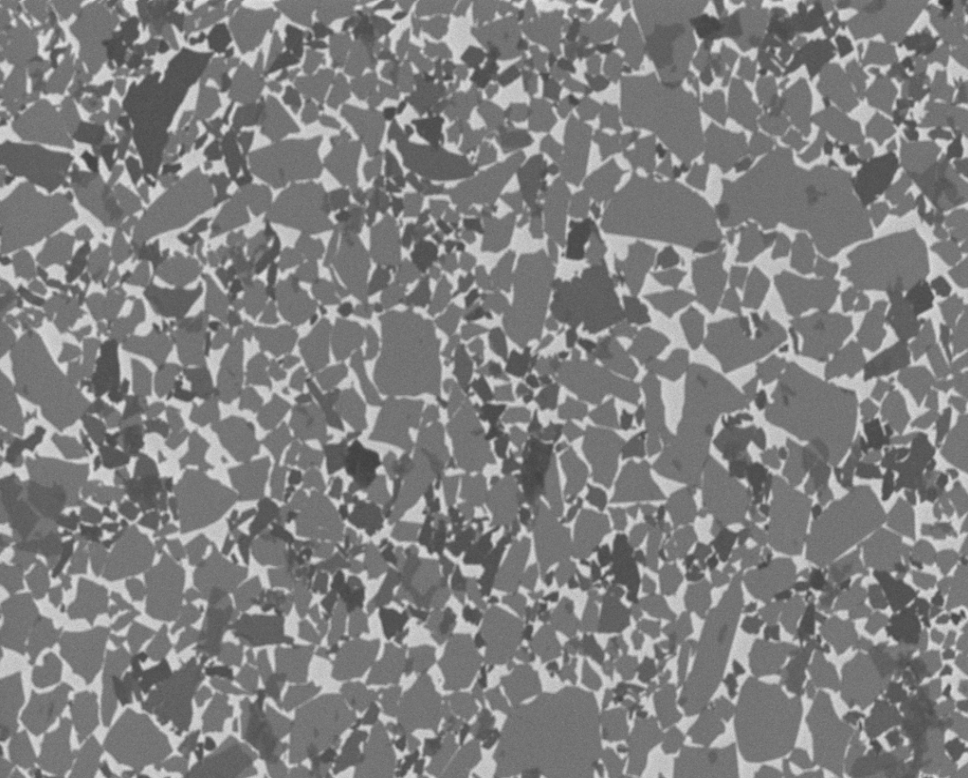
#> input picture graphene.png, 968 x 778 px
$ python 'Relatório Cognição Computacional.py'
#> lines starting #> are read from the running program, lines starting #| are printed output that depends on the picture
#!/usr/bin/env python
# coding: utf-8

# # Introdução #
#
# O grafeno é um nanoaterial advindo de processos de esfocilação química, mecânica ou evaporação realizados no grafite. Ao submeter o grafite a estas técnicas, em dado momento se obtém o grafeno: material bidimensional formado por ligações hexagonais de carbono.
#
# Este material de uma única camada é o cristal mais fino conhecido, além de ser mais leve que o ar,  melhor condutor de eletricidade que  ouro, mais resistente que o aço, impermeável, maleável e outras tantas qualidades que o faz ser desejado.
#
# A aplicabilidade do grafeno é possível em diferentes áreas, sendo as mais conhecidas: energia, compósitos, telecomunicações, eletrônica, construção civil e automobilísca, além de aplicações medicinais. Desde de a sua descoberta em 2016, por dois cientistas russos, o grafeno vem sendo objeto de estudo com o afim de desenvolver novas aplicações com o material e desenvolver formas mais barata de produzi-lo em grande escala.

# # Objetivo #
#
# Nos processos de produção de grafeno, a caracterização de um óxidos de grafeno é uma parte importante para determinar a qualidade do material obtido e determinar suas caracteríticas para aplicação específicas.
#
# A caracterização consiste em determinar a quantidade de carbono contida no grafite utilizado como matéria prima, os percentuais de hidrogênio, oxigênio e outros elemestos contidos na solução, além de determinar o tamanho dos flakes de grafeno e a quantidade de camadas dos flakes.
#
# Como os processos de mensuração dos flakes é feito manualmente e exige certo custo, além de inviabilizar que o material seja escalável, deseja-se neste trabalho desenvolver um algoritmo capaz de identificar os flakes de grafeno por meio de técnicas de visão computacional. Para isso serão implementados técnicas de tratamento de imgens, utilização de máscaras, detecção das bordas e mensuração dos flakes encontrados.

# # Metodologia implementada #
# Importar bibliotecas:
# * OpenCV : Biblioteca de visão computacional, para manipulação de imagens, utilização de filtros e treinamento de redes neurais com aplicação de imagens.
# * Numpy : Utilizada para a realização de alguns cálculos, plots e analises.
# * Matplotlib : Plotar gráficos e alterar parâmetros em tempo real.

# In[1]:


import cv2
import numpy as np
import matplotlib.pyplot as plt
import matplotlib.image as mpimg


# In[2]:


get_ipython().run_line_magic('matplotlib', 'notebook')


# Importando amostras de Óxido de Grafeno a serem analisadas na prova de conceito.

# In[3]:


img1 = cv2.imread("graphene.png")
#> img1 is the input picture: shape (778, 968, 3); min 58, max 230, mean 128.3
img2 = cv2.imread("graphenelab1.bmp")
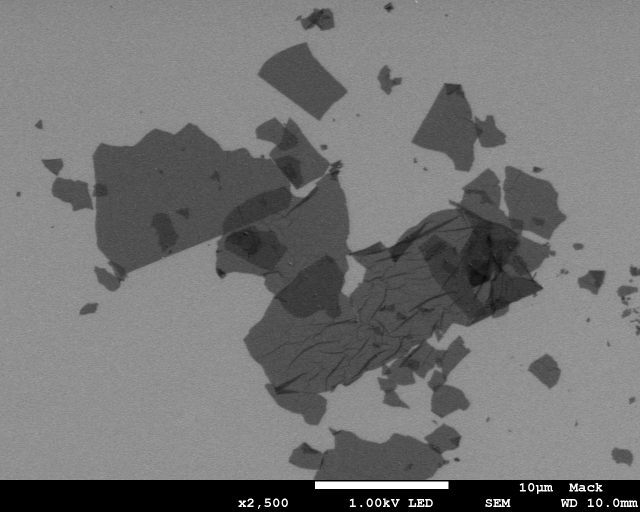
#> input picture graphenelab1.bmp, 1280 x 1024 px (shown at 1/2 size)
#> img2 is the input picture: shape (1024, 1280, 3); min 0, max 255, mean 115.8
img3 = cv2.imread("graphenelab2.bmp")
img4 = cv2.imread("graphenelab3.bmp")


img = img2
print("Amostra de Óxido de Grafeno (GO) coletada no MACKGRAPHE")
plt.imshow(img)
print("Dimensões da imagem:",img.shape)
#| Dimensões da imagem: (1024, 1280, 3)


# Dadas as dimensões da imagem 1024 x 1280, sabendo que não desejo os meta dados na parte inferior da imagem, cortaremos a imagem com dimensões de 1028 X 950 p.

# In[4]:


img = img[0:950, 0:1280]
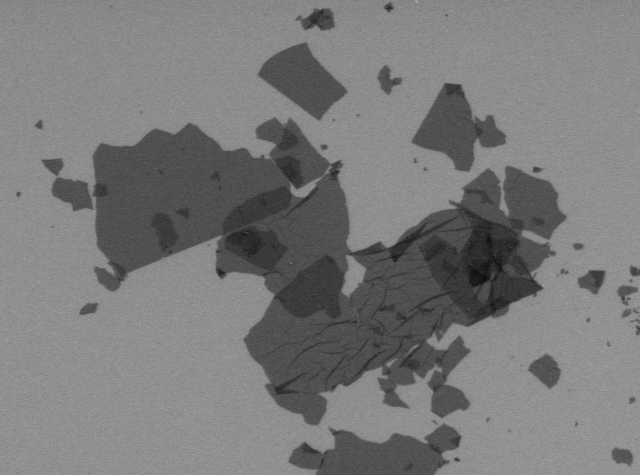
#> img: shape (950, 1280, 3) (shown at 1/2 size); min 4, max 198, mean 121.8
plt.imshow(img)


# Como a imagem está com 3 canais na sua composição, sabemos que esta é composta por três cores red, green e blue (RGB). Neste trabalho não vimos a necessidade de usar os 3 padrões de cores, por isso transformaremos a imagem para a escla monocromática de ciza.

# In[5]:


image = cv2.cvtColor(img,cv2.COLOR_BGR2GRAY)
print("Amostra de Óxido de Grafeno (GO) na escala de cinza")
plt.imshow(image)
print(image.shape)
#| (950, 1280)


# Determinando melhores parâmetros para a criação de mascaras:

# In[ ]:


def empty(a):
    pass

def stackImages(scale,imgArray):
    rows = len(imgArray)
    cols = len(imgArray[0])
    rowsAvailable = isinstance(imgArray[0], list)
    width = imgArray[0][0].shape[1]
    height = imgArray[0][0].shape[0]
    if rowsAvailable:
        for x in range ( 0, rows):
            for y in range(0, cols):
                if imgArray[x][y].shape[:2] == imgArray[0][0].shape [:2]:
                    imgArray[x][y] = cv2.resize(imgArray[x][y], (0, 0), None, scale, scale)
                else:
                    imgArray[x][y] = cv2.resize(imgArray[x][y], (imgArray[0][0].shape[1], imgArray[0][0].shape[0]), None, scale, scale)
                if len(imgArray[x][y].shape) == 2: imgArray[x][y]= cv2.cvtColor( imgArray[x][y], cv2.COLOR_GRAY2BGR)
        imageBlank = np.zeros((height, width, 3), np.uint8)
        hor = [imageBlank]*rows
        hor_con = [imageBlank]*rows
        for x in range(0, rows):
            hor[x] = np.hstack(imgArray[x])
        ver = np.vstack(hor)
    else:
        for x in range(0, rows):
            if imgArray[x].shape[:2] == imgArray[0].shape[:2]:
                imgArray[x] = cv2.resize(imgArray[x], (0, 0), None, scale, scale)
            else:
                imgArray[x] = cv2.resize(imgArray[x], (imgArray[0].shape[1], imgArray[0].shape[0]), None,scale, scale)
            if len(imgArray[x].shape) == 2: imgArray[x] = cv2.cvtColor(imgArray[x], cv2.COLOR_GRAY2BGR)
        hor= np.hstack(imgArray)
        ver = hor
    return ver


# path = 'graphene.png'
cv2.namedWindow("TrackBars")
cv2.resizeWindow("TrackBars",240,120)
cv2.createTrackbar("Hue Min","TrackBars",0,179,empty)
cv2.createTrackbar("Hue Max","TrackBars",19,179,empty)
cv2.createTrackbar("Sat Min","TrackBars",110,255,empty)
cv2.createTrackbar("Sat Max","TrackBars",240,255,empty)
cv2.createTrackbar("Val Min","TrackBars",153,255,empty)
cv2.createTrackbar("Val Max","TrackBars",255,255,empty)

while True:
#     img2 = cv2.imread(path)
#     img = img2[0:100,0:100]
    imgHSV = cv2.cvtColor(img,cv2.COLOR_BGR2HSV)
#> imgHSV: shape (950, 1280, 3); mean H, S, V 0, 0, 121.8
    h_min = cv2.getTrackbarPos("Hue Min","TrackBars")
    h_max = cv2.getTrackbarPos("Hue Max", "TrackBars")
    s_min = cv2.getTrackbarPos("Sat Min", "TrackBars")
    s_max = cv2.getTrackbarPos("Sat Max", "TrackBars")
    v_min = cv2.getTrackbarPos("Val Min", "TrackBars")
    v_max = cv2.getTrackbarPos("Val Max", "TrackBars")
    print(h_min,h_max,s_min,s_max,v_min,v_max)
    lower = np.array([h_min,s_min,v_min])
    upper = np.array([h_max,s_max,v_max])
    mask = cv2.inRange(imgHSV,lower,upper)
#> mask: shape (950, 1280); every value is 0
    imgResult = cv2.bitwise_and(img,img,mask=mask)
#> imgResult: shape (950, 1280, 3); every value is 0


    cv2.imshow("Original",img)
    cv2.imshow("HSV",imgHSV)
    cv2.imshow("Mask", mask)
    cv2.imshow("Result", imgResult)

    imgStack = stackImages(0.6,([img,imgHSV],[mask,imgResult]))
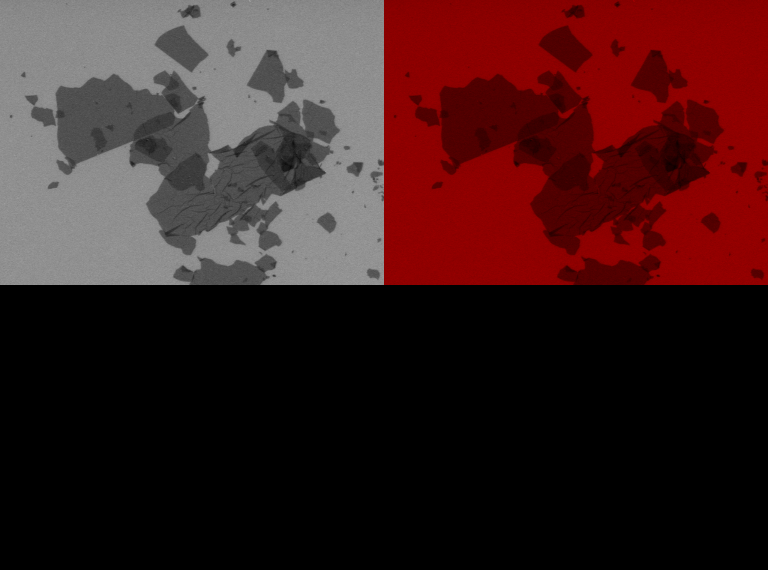
#> imgStack: shape (1140, 1536, 3) (shown at 1/2 size); mean B, G, R 30.4, 30.4, 60.9
    #cv2.imshow("Stacked Images", imgStack)
    cv2.waitKey(1)


# Função para plotar gráficos em matrizes, podendo plotar mais de uma imagem para compração e entendimento dos processos estabelecidos.

# In[6]:


# [50 lines left out: functions stackImages, getContours, not called in this run]

#            if objCor ==3: objectType ="Tri"
#            elif objCor == 4:
#                aspRatio = w/float(h)
#                if aspRatio >0.98 and aspRatio <1.03: objectType= "Square"
#                else:objectType="Rectangle"
#            elif objCor>4: objectType= "Circles"
#            else:objectType="None"
#


#            cv2.rectangle(imgContour,(x,y),(x+w,y+h),(0,255,0),2)
#            cv2.putText(imgContour,objectType,
#                        (x+(w//2)-10,y+(h//2)-10),cv2.FONT_HERSHEY_COMPLEX,0.7,
#                        (0,0,0),2)


# Alterações morfológicas de fechamento e filtros impostos.

# In[37]:


# limiar, img = cv2.threshold(img, 113, 130, cv2.THRESH_TRUNC)
# # limiar, img = cv2.threshold(img2, 95, 250, cv2.THRESH_BINARY)
# imgContour = img.copy()
# getContours(imgCanny)
# plt.imshow(imgContour)

kernel = np.ones((15,15),np.uint8)
closing = cv2.morphologyEx(img, cv2.MORPH_CLOSE, kernel)
fig, ax = plt.subplots(ncols=2,figsize=(7,3))
ax[0].imshow(img,cmap = 'gray')
ax[0].set_title('Image')
ax[0].axis('off')
ax[1].imshow(closing,cmap = 'gray')
ax[1].set_title('Closing Image')
ax[1].axis('off')
plt.show()


# # Resultados e Discussão

# In[54]:


imgGray = cv2.cvtColor(closing,cv2.COLOR_BGR2GRAY)
imgBlur = cv2.GaussianBlur(imgGray,(7,7),1)
imgCanny = cv2.Canny(imgBlur,1,1)

kernel2 = np.ones((18,18),np.uint8)
imgCannyCL = cv2.morphologyEx(imgCanny, cv2.MORPH_CLOSE, kernel2)

imgContour = img.copy()
getContours(imgCannyCL)


#imgBlank = np.zeros_like(img)
imgStack = stackImages(0.8,([img,imgBlur],
                            [imgCannyCL,imgContour]))
print(plt.imshow(imgStack))
#print(plt.imshow(imgContour))


# É possível obesrvar que, com as máscaras aplicadas, alterações morfológicas de fechamento de imagens por meio de convoluções, que o modelo foi capaz de detectar as bordas dos flakes de grafeno. Como a prova de conceito foi realizada levando em consideração somente um nível de threshold, não houve distinção dos flakes sobrepostos, ocasionando em um erro de contagem.
#
# Com a delimitação das bordas, é possível fazer alguns cálculos de área considerando as dimensões dos pixels. Os resultados não são realísticos, pois não consideram cálculos de conversão que tornem a escala da imagem proporcional ao tamanhos dos pixels.
#
# Mudanças morfológicas na imagem, como a de fechamento de imagens por meio de convoluções, acabaram prejudicando a fidelidade da imagem com relação a flakes menores. Como o número de pixels que compõe estes flakes é muito pequeno, as convoluções acabaram tornando seus pixels 1 em 0, limpando-os das imagem (Fig. 2).

# # Conslusão e próximos passos #
#
# Por meio de técnicas de visão computacional foi possível detectar os flakes contidos nas imagens, demonstrando em uma prova de conceito que é possível obter resultados satisfatorios na detecção das bordas do material. Quando os flakes de grafeno estão sobrepostos, o algoritmo não conseguiu distinguir os diferentes grafenos flakes, considerando o conjunto como um único flake.
#
# Como próximos passos, busca-se distinguir a sobreposição dos flakes, separando-os adequadamente. Deve-se verificar em laboratório a escala das imagens, para que a proporção de pixels contabilizados apresente a medida correta. Além disso, pode-se treinar uma rede neural artificial para determinar o número de camadas de cada flake de grafeno. Outro fator importante é aplicar diferentes intervalos de threshold, bucando sobrepor matrizes na tentativa de distinguir flakes de grafeno sobrepostos.

# # Bibliografia #
#
# Novoselov1 K. S., Fal9ko V. I., Colombo L., Gellert4 P. R., Schwab5  M. G., Kim6 K. Road map for graphene. Nature, Manchester, DOI: 10.1038 v. 490, n. 1, p. 192-200, out. 2012. Disponível em: http://www.condmat.physics.manchester.ac.uk/media/eps/condensedmatterphysicsgroup/publications/GrapeneRoadmap.pdf. Acesso em: 21 nov. 2020.
#
# Rao C. N. R., Biswas Kanishka, Subrahmanyama K. S., Govindarajab A. Graphene, the new nanocarbon. Journal of Materials Chemistry, Manchester, DOI: 10.1039/b815239j v. 19, n. 1, p. 2457–2469, jan. 2009. Disponível em: http://www.condmat.physics.manchester.ac.uk/media/eps/condensedmatterphysicsgroup/publications/GrapeneRoadmap.pdf. Acesso em: 21 nov. 2020.
#
# Chung C., Kim Y.,Shin D., Ryoo S., Hong B. H., Min D. Journal of Materials Chemistry, Seoul, DOI: 10.1021/ar300159f v. 46, n. 10, p. 2211–2224, Mai. 2012. Disponível em: https://d1wqtxts1xzle7.cloudfront.net/45020900/Biomedical_Applications_of_Graphene_and_20160423-672-1j2998f.pdf?1461432464=&response-content-disposition=inline%3B+filename%3DBiomedical_Applications_of_Graphene_and.pdf&Expires=1607368201&Signature=RyaUXmdYF-KaLgRloTljYjsNUXcwsowti8KPLjUACWSAaon0DHtpxfkBTZxcNK22ziVIpkpTxiRP-WvJ3f4KDAqBPDKNCT2~bFyw84Fkwlldt0BmUUolHJVgwCF4m0jrlzVs2GZ179UsuEgI-0IN3CJ-N0lodsCBnpDecoy3D~VQv4nAwiP9jqB9npBOSbDwnNnBA3SFXbC5JOgqDmCfQQbrJfsnAXodYwOcRMXWdI-Fd~muaDm-VGZQeQPWzt2A21Rgh5KPnSZVvT~ospgKNosHr~cTQf~7VcoVpk6TNF8Y0iUyZ2Ndr1UwO2HR-PPX3TTjm7Aci5r5AKyoQtI7ag__&Key-Pair-Id=APKAJLOHF5GGSLRBV4ZA. Acesso em: 21 nov. 2020.
#
# Luísa Mendes Heise. Detecção de Bordas e Transformações Morfológicas em Imagens com OpenCV. Medium, set. 2020. Disponível em: https://medium.com/turing-talks/detec%C3%A7%C3%A3o-de-bordas-e-transforma%C3%A7%C3%B5es-morfol%C3%B3gicas-em-imagens-com-opencv-8aecf8c8ba2f. Acesso em: 29 nov. 2020.
#
# Rodrigo Fill Rangel. Visão Computacional — O que é convolução? Medium, set. 2020. Disponível em: https://medium.com/turing-talks/vis%C3%A3o-computacional-o-que-%C3%A9-convolu%C3%A7%C3%A3o-ad709f7bd6b0. Acesso em: 29 nov. 2020.
#
# Rodrigo Fill Rangel. Visão Computacional — O que é convolução? Medium, set. 2020. Disponível em: https://docs.opencv.org/master/dd/dd7/tutorial_morph_lines_detection.html. Acesso em: 23 nov. 2020.
#
# Graphenea. Graphenea Graphene Oxide (GO). Datasheet, Boston. Disponível em: https://www.newmetals.co.jp/pdf/702.pdf. Acesso em: 15 set. 2020.
#
#

# In[ ]:
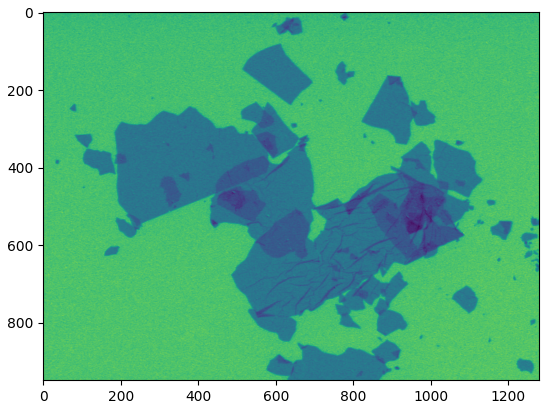
#> figure drawn by matplotlib, 1 panel
